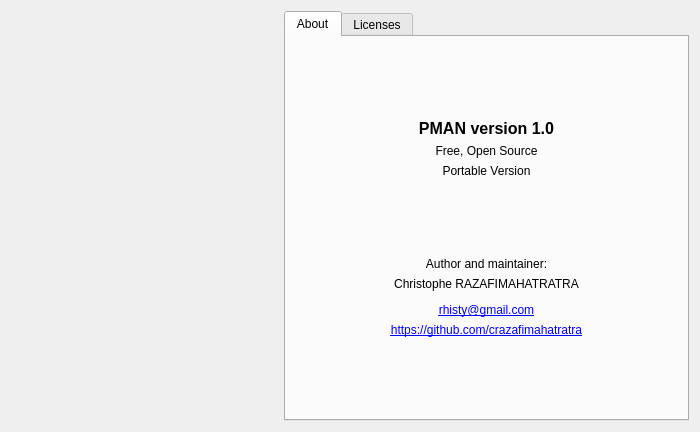
<?xml version="1.0" encoding="UTF-8"?>
<ui version="4.0">
 <class>DialogAbout</class>
 <widget class="QDialog" name="DialogAbout">
  <property name="geometry">
   <rect>
    <x>0</x>
    <y>0</y>
    <width>700</width>
    <height>432</height>
   </rect>
  </property>
  <property name="minimumSize">
   <size>
    <width>700</width>
    <height>432</height>
   </size>
  </property>
  <property name="maximumSize">
   <size>
    <width>700</width>
    <height>432</height>
   </size>
  </property>
  <property name="windowTitle">
   <string>About PMAN</string>
  </property>
  <layout class="QHBoxLayout" name="horizontalLayout">
   <item>
    <widget class="QLabel" name="label_7">
     <property name="minimumSize">
      <size>
       <width>267</width>
       <height>0</height>
      </size>
     </property>
     <property name="text">
      <string/>
     </property>
     <property name="pixmap">
      <pixmap resource="icons.qrc">:/std/icons/pman.png</pixmap>
     </property>
    </widget>
   </item>
   <item>
    <widget class="QTabWidget" name="tabWidget">
     <property name="currentIndex">
      <number>0</number>
     </property>
     <widget class="QWidget" name="tab">
      <attribute name="title">
       <string>About</string>
      </attribute>
      <layout class="QVBoxLayout" name="verticalLayout">
       <item>
        <spacer name="verticalSpacer_2">
         <property name="orientation">
          <enum>Qt::Vertical</enum>
         </property>
         <property name="sizeHint" stdset="0">
          <size>
           <width>20</width>
           <height>40</height>
          </size>
         </property>
        </spacer>
       </item>
       <item>
        <widget class="QLabel" name="label">
         <property name="font">
          <font>
           <pointsize>12</pointsize>
           <weight>75</weight>
           <bold>true</bold>
          </font>
         </property>
         <property name="text">
          <string>PMAN version 1.0</string>
         </property>
         <property name="alignment">
          <set>Qt::AlignCenter</set>
         </property>
        </widget>
       </item>
       <item>
        <widget class="QLabel" name="label_2">
         <property name="text">
          <string>Free, Open Source</string>
         </property>
         <property name="alignment">
          <set>Qt::AlignCenter</set>
         </property>
        </widget>
       </item>
       <item>
        <widget class="QLabel" name="label_3">
         <property name="text">
          <string>Portable Version</string>
         </property>
         <property name="alignment">
          <set>Qt::AlignCenter</set>
         </property>
        </widget>
       </item>
       <item>
        <spacer name="verticalSpacer_3">
         <property name="orientation">
          <enum>Qt::Vertical</enum>
         </property>
         <property name="sizeHint" stdset="0">
          <size>
           <width>20</width>
           <height>40</height>
          </size>
         </property>
        </spacer>
       </item>
       <item>
        <widget class="QLabel" name="label_4">
         <property name="text">
          <string>Author and maintainer:</string>
         </property>
         <property name="alignment">
          <set>Qt::AlignCenter</set>
         </property>
        </widget>
       </item>
       <item>
        <widget class="QLabel" name="label_6">
         <property name="text">
          <string>&lt;html&gt;&lt;head/&gt;&lt;body&gt;&lt;p&gt;Christophe RAZAFIMAHATRATRA&lt;/p&gt;&lt;p&gt;&lt;a href=&quot;mailto:rhisty@gmail.com&quot;&gt;&lt;span style=&quot; text-decoration: underline; color:#0000ff;&quot;&gt;rhisty@gmail.com&lt;/span&gt;&lt;/a&gt;&lt;/p&gt;&lt;/body&gt;&lt;/html&gt;</string>
         </property>
         <property name="alignment">
          <set>Qt::AlignCenter</set>
         </property>
        </widget>
       </item>
       <item>
        <widget class="QLabel" name="label_5">
         <property name="text">
          <string>&lt;html&gt;&lt;head/&gt;&lt;body&gt;&lt;p&gt;&lt;a href=&quot;https://github.com/crazafimahatratra&quot;&gt;&lt;span style=&quot; text-decoration: underline; color:#0000ff;&quot;&gt;https://github.com/crazafimahatratra&lt;/span&gt;&lt;/a&gt;&lt;/p&gt;&lt;/body&gt;&lt;/html&gt;</string>
         </property>
         <property name="alignment">
          <set>Qt::AlignCenter</set>
         </property>
        </widget>
       </item>
       <item>
        <spacer name="verticalSpacer">
         <property name="orientation">
          <enum>Qt::Vertical</enum>
         </property>
         <property name="sizeHint" stdset="0">
          <size>
           <width>20</width>
           <height>40</height>
          </size>
         </property>
        </spacer>
       </item>
      </layout>
     </widget>
     <widget class="QWidget" name="tab_2">
      <attribute name="title">
       <string>Licenses</string>
      </attribute>
      <layout class="QVBoxLayout" name="verticalLayout_2">
       <item>
        <widget class="QTextBrowser" name="textBrowserLicense"/>
       </item>
      </layout>
     </widget>
    </widget>
   </item>
  </layout>
 </widget>
 <resources>
  <include location="icons.qrc"/>
  <include location="models.qrc"/>
 </resources>
 <connections/>
</ui>
